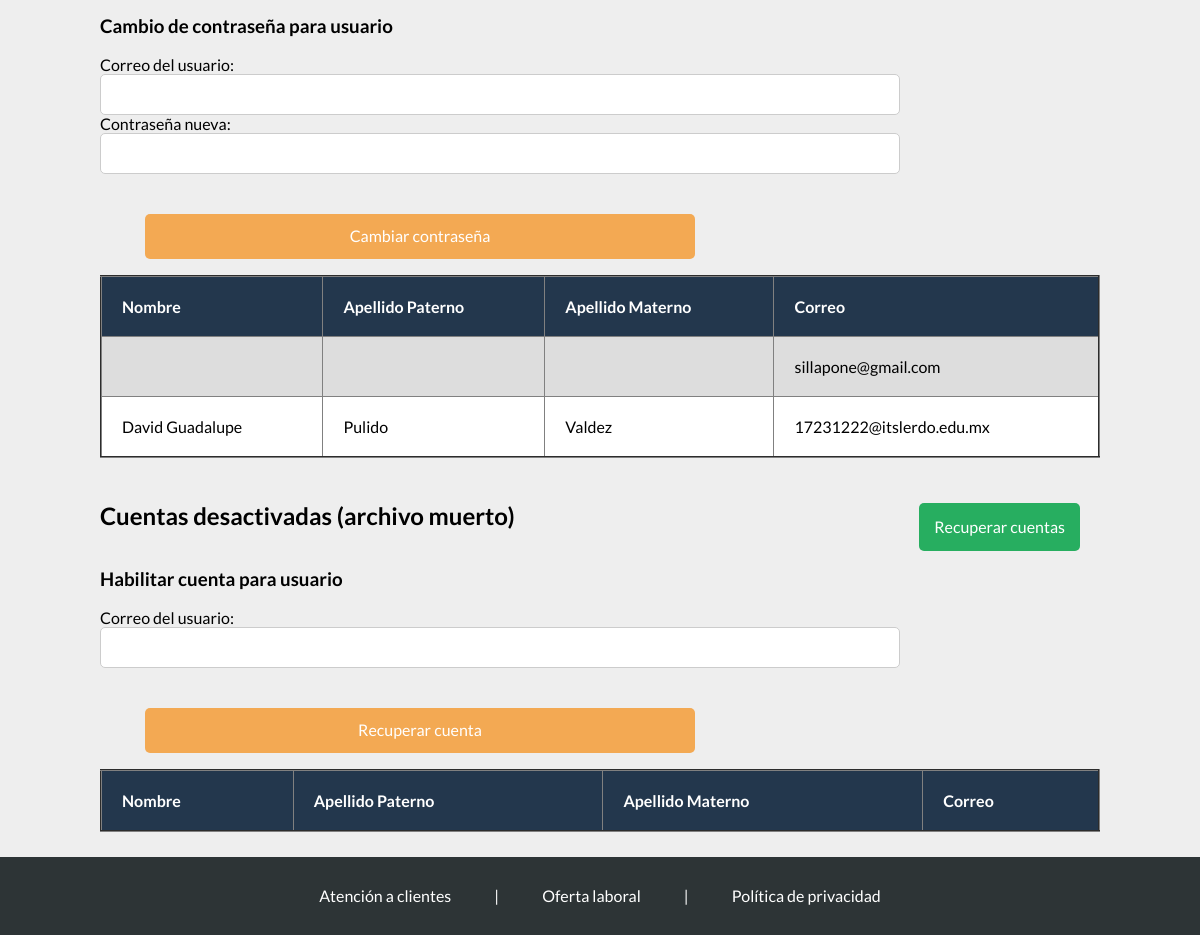
The app's page /admin.php (signed in, lower part), older data.
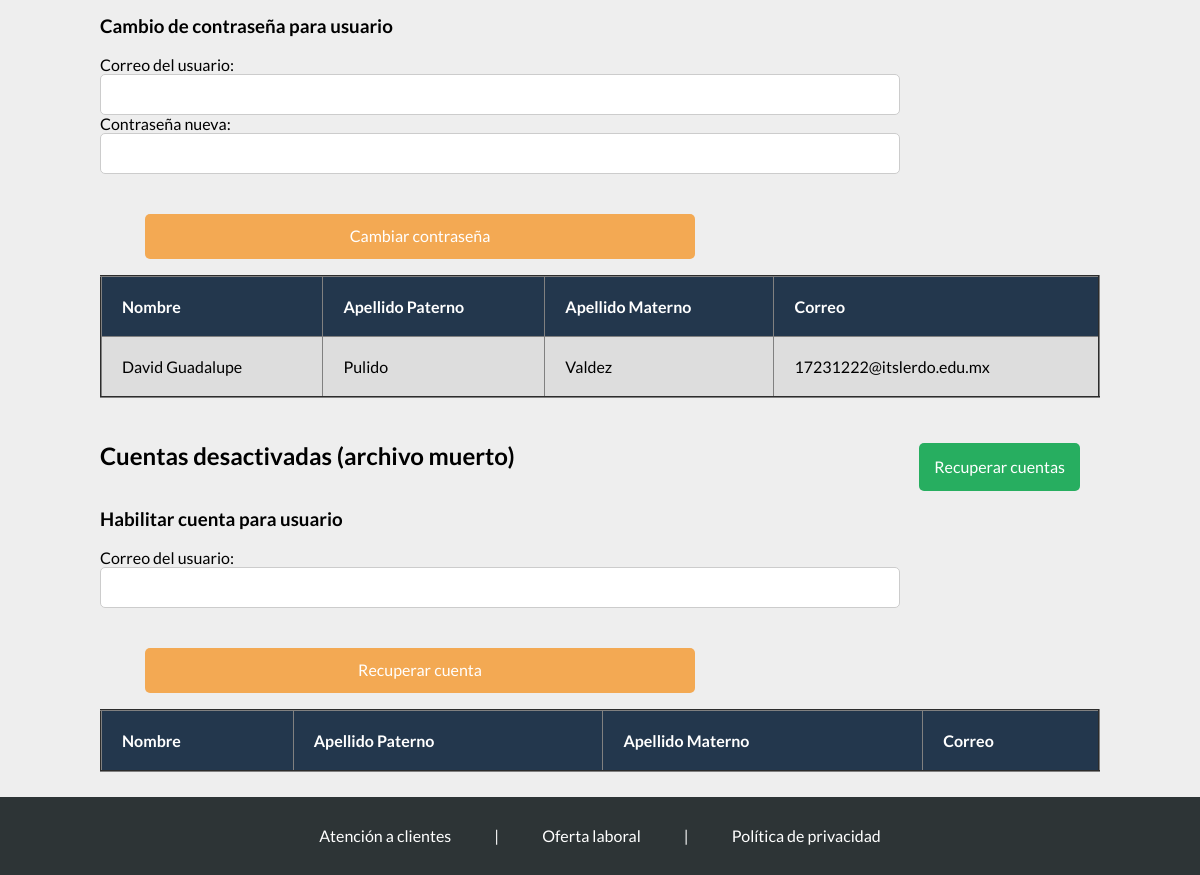
The same page, newer data.
### tables this page shows
CREATE TABLE `usuario` (
  `N_De_Usuario` int(11) NOT NULL,
  `Correo` varchar(70) DEFAULT NULL,
  `Nombres` varchar(50) DEFAULT NULL,
  `A_Paterno` varchar(20) DEFAULT NULL,
  `A_Materno` varchar(20) DEFAULT NULL,
  `Edad` int(11) DEFAULT NULL,
  `Telefono` varchar(16) DEFAULT NULL,
  `Foto` text DEFAULT NULL
);

### views/admin.view.php (the view, shortened to what this page needs)
<!DOCTYPE html>
<html lang="en">
<head>
    <link rel="stylesheet" href="css/normalize.css">
    <link rel="stylesheet" href="css/admin/estilos.css">
</head>
<body>
    <main>
        <div class="usuarios">
            <div id="pass-modal" class="modal">
                <h3>Cambio de contraseña para usuario</h3>
                <form action="admin.php" method="POST">
                    <label for="n-correo">Correo del usuario:</label>
                    <input type="text" name="n-correo" id="n-correo">
                    <label for="n-pass">Contraseña nueva:</label>
                    <input type="text" name="n-pass" id="n-pass">
                    <input type="submit" value="Cambiar contraseña">
                </form>
            </div>
            <table border="2">
                <tr id="header">
                    <th>Nombre</th>
                    <th>Apellido Paterno</th>
                    <th>Apellido Materno</th>
                    <th>Correo</th>
                </tr>
                <?php
                $sql = "SELECT Nombres, A_Paterno, A_Materno, usuario.Correo, cuenta.Contrasena FROM usuario INNER JOIN cuenta ON cuenta.Correo = usuario.Correo WHERE cuenta.tipo = 2";
                foreach($conexion->query($sql) as $row){
                ?>
                <tr>
                    <td><?php echo $row['Nombres']; ?></td>
                    <td><?php echo $row['A_Paterno']; ?></td>
                    <td><?php echo $row['A_Materno']; ?></td>
                    <td><?php echo $row['Correo']; ?></td>
                </tr>
                <?php
                }
                ?>
            </table>
        </div>
        <div class="muerto">
            <h2>Cuentas desactivadas (archivo muerto)</h2>
            <a href="#muerto-modal" class="add-profesor" rel="modal:open">Recuperar cuentas</a>
            <div id="muerto-modal" class="modal">
                <h3>Habilitar cuenta para usuario</h3>
                <form action="admin.php" method="POST">
                    <label for="m-correo">Correo del usuario:</label>
                    <input type="text" name="m-correo" id="m-correo">
                    <input type="submit" value="Recuperar cuenta">
                </form>
            </div>
            <table border="2">
                <tr id="header">
                    <th>Nombre</th>
                    <th>Apellido Paterno</th>
                    <th>Apellido Materno</th>
                    <th>Correo</th>
                </tr>
            </table>
        </div>
    </main>
    <footer>
        <div class="info">
            <a href="#">Atención a clientes</a>
            <a href="#" class="separador"> | </a>
            <a href="#">Oferta laboral</a>
            <a href="#" class="separador"> | </a>
            <a href="politicas.php">Política de privacidad</a>
        </div>
    </footer>
    <link rel="stylesheet" href="https://cdnjs.cloudflare.com/ajax/libs/jquery-modal/0.9.1/jquery.modal.min.css" />
</body>

Row changes from the older to the newer data that the page shows:
removed usuario: Correo "sillapone@gmail.com"
